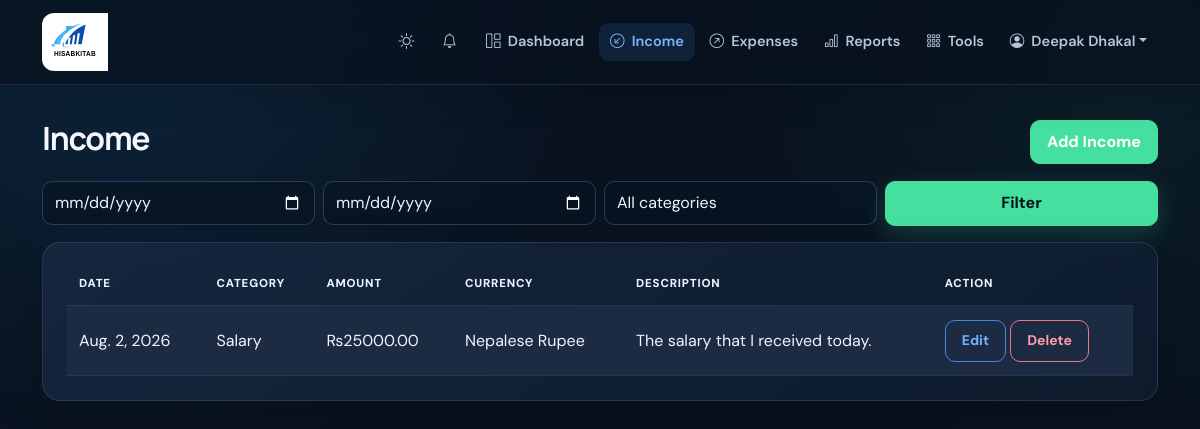
Before: /income/ (signed in) with the older database file.
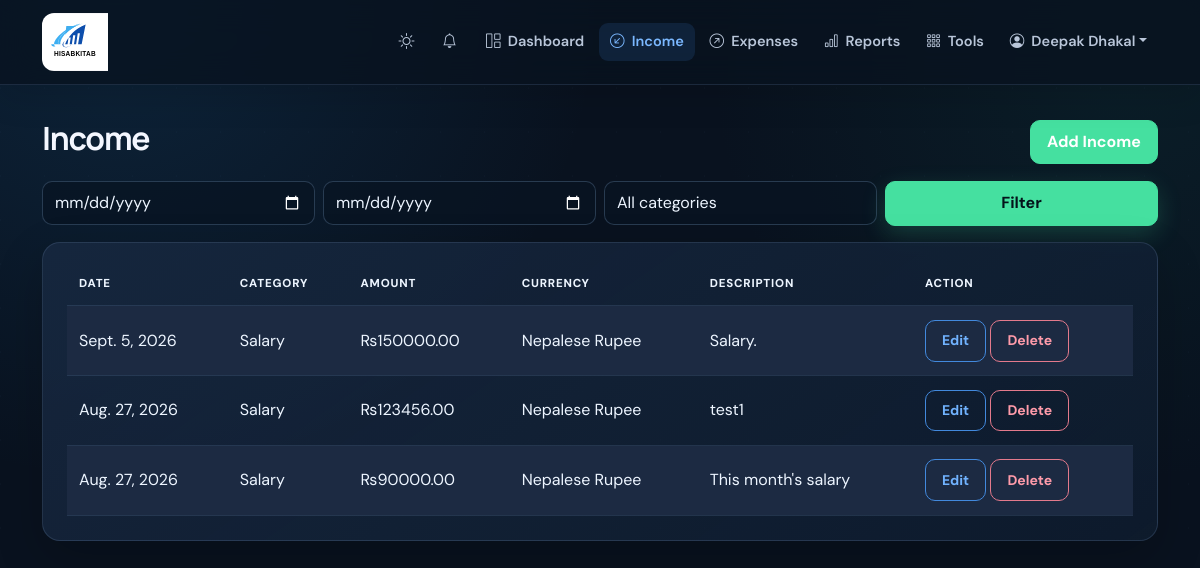
After: the same page with the newer database file.
### finance/models.py (models this page shows, shortened)
class User(AbstractUser):
    full_name = models.CharField(max_length=150, blank=True)
    email = models.EmailField(unique=True, validators=[validate_com_email])
    phone_number = models.CharField(max_length=16, unique=True, blank=True, null=True)
    reporting_currency = models.CharField(max_length=10, default='USD')
    profile_picture = models.ImageField(upload_to='profile_pictures/', blank=True)
    onboarding_complete = models.BooleanField(default=False)

class Income(models.Model):
    CURRENCY_CHOICES = (
        ('USD', 'US Dollar'),
        ('AUD', 'Australian Dollar'),
        ('EUR', 'Euro'),
        ('GBP', 'Pound Sterling'),
        ('IC', 'IC'),
        ('NPR', 'Nepalese Rupee'),
    )
    user = models.ForeignKey(User, on_delete=models.CASCADE, related_name='incomes')
    category = models.ForeignKey(Category, on_delete=models.PROTECT, related_name='incomes')
    amount = models.DecimalField(max_digits=10, decimal_places=2)
    currency = models.CharField(max_length=10, choices=CURRENCY_CHOICES, default='USD')
    date = models.DateField()
    description = models.CharField(max_length=255, blank=True)
    account = models.ForeignKey(Account, on_delete=models.SET_NULL, null=True, blank=True, related_name='incomes')
    tags = models.ManyToManyField(TransactionTag, blank=True, related_name='incomes')
    receipt = models.FileField(upload_to='receipts/income/', blank=True)
    created_at = models.DateTimeField(auto_now_add=True)
    updated_at = models.DateTimeField(auto_now=True)
    class Meta:
        ordering = ['-date', '-created_at']
        constraints = [
            models.CheckConstraint(condition=models.Q(amount__gt=0), name='income_amount_positive'),
        ]
    @property
    def currency_symbol(self):
        return {
            'USD': '$',
            'AUD': 'A$',
            'EUR': '€',
            'GBP': '£',
            'IC': 'IC',
            'NPR': '₨',
        }.get(self.currency, self.currency)

class Category(models.Model):
    CATEGORY_TYPES = (
        ('income', 'Income'),
        ('expense', 'Expense'),
    )
    user = models.ForeignKey(User, on_delete=models.CASCADE, related_name='categories')
    name = models.CharField(max_length=100)
    type = models.CharField(max_length=10, choices=CATEGORY_TYPES)
    created_at = models.DateTimeField(auto_now_add=True)
    class Meta:
        ordering = ['name']
        unique_together = ('user', 'name', 'type')

### finance/views.py (the view)
# urls.py: path('income/', views.income_list, name='income_list'),
@login_required
def income_list(request):
    incomes = Income.objects.filter(user=request.user).select_related('category')
    if request.GET.get('start_date'):
        incomes = incomes.filter(date__gte=request.GET['start_date'])
    if request.GET.get('end_date'):
        incomes = incomes.filter(date__lte=request.GET['end_date'])
    if request.GET.get('category'):
        incomes = incomes.filter(category_id=request.GET['category'])
    return render(request, 'finance/income_list.html', {'incomes': incomes, 'categories': Category.objects.filter(user=request.user, type='income')})

### finance/context_processors.py (called while the page is built)
def notifications(request):
    if not request.user.is_authenticated:
        return {}
    notification_qs = request.user.notifications.filter(is_read=False)
    return {
        'unread_notifications': notification_qs[:5],
        'unread_notification_count': notification_qs.count(),
    }

### finance/templates/finance/income_list.html (shortened to what this page needs)
{% extends 'finance/base.html' %}
{% block content %}
<div class="d-flex justify-content-between align-items-center mb-3">
    <h2>Income</h2>
    <a class="btn btn-success" href="{% url 'income_create' %}">Add Income</a>
</div>
<form method="get" class="row g-2 mb-3">
    <div class="col-md-3">
        <input id="income_start_date" type="date" class="form-control" name="start_date" value="{{ request.GET.start_date }}" placeholder="Start date">
    </div>
    <div class="col-md-3">
        <input id="income_end_date" type="date" class="form-control" name="end_date" value="{{ request.GET.end_date }}" placeholder="End date">
    </div>
    <div class="col-md-3">
        <select id="income_category" class="form-select" name="category">
            <option value="">All categories</option>
        </select>
    </div>
    <div class="col-md-3"><button class="btn btn-primary w-100" type="submit">Filter</button></div>
</form>
<div class="card shadow-sm p-4">
    {% if incomes %}<div class="table-responsive"><table class="table table-striped mobile-card-table">
        <thead><tr><th>Date</th><th>Category</th><th>Amount</th><th>Currency</th><th>Description</th><th>Action</th></tr></thead>
        <tbody>
            {% for income in incomes %}
            <tr>
                <td data-label="Date">{{ income.date }}</td><td data-label="Category">{{ income.category.name }}</td><td data-label="Amount">{{ income.currency_symbol }}{{ income.amount }}</td><td data-label="Currency">{{ income.get_currency_display }}</td><td data-label="Description">{{ income.description|default:'—' }}</td><td data-label="Actions"><a class="btn btn-sm btn-outline-primary" href="{% url 'income_update' income.id %}">Edit</a> <a class="btn btn-sm btn-outline-danger" href="{% url 'income_delete' income.id %}">Delete</a></td>
            </tr>
            {% endfor %}
        </tbody>
    </table></div>{% endif %}
</div>
{% endblock %}

### finance/templates/finance/base.html (shortened to what this page needs)
<!DOCTYPE html>
{% load static %}
<html lang="en">
<head>
    <link href="https://cdn.jsdelivr.net/npm/bootstrap@5.3.3/dist/css/bootstrap.min.css" rel="stylesheet">
    <link href="https://cdn.jsdelivr.net/npm/bootstrap-icons@1.11.3/font/bootstrap-icons.min.css" rel="stylesheet">
    <link href="{% static 'css/app.css' %}?v=5" rel="stylesheet">
</head>
<body class="{% block body_class %}{% endblock %}">
<nav class="navbar navbar-expand-lg site-nav">
    <div class="container">
        <a class="navbar-brand d-flex align-items-center" href="{% url 'dashboard' %}">
            <img src="{% static 'img/logo.svg' %}?v=2" alt="HisabKitab" class="brand-logo"/>
        </a>
        <div class="collapse navbar-collapse" id="navbarNav">
            <ul class="navbar-nav ms-auto align-items-lg-center gap-lg-1">
                <li class="nav-item"><button class="theme-toggle" type="button" data-theme-toggle aria-label="Switch color theme" title="Switch color theme"></button></li>
                {% if user.is_authenticated %}
                <li class="nav-item dropdown"><a class="nav-link position-relative" href="#" role="button" data-bs-toggle="dropdown" aria-label="Notifications"><i class="bi bi-bell"></i></a></li>
                <li class="nav-item" data-tour="dashboard"><a class="nav-link {% if request.resolver_match.url_name == 'dashboard' %}active{% endif %}" href="{% url 'dashboard' %}"><i class="bi bi-grid-1x2"></i> Dashboard</a></li>
                <li class="nav-item"><a class="nav-link {% if request.resolver_match.url_name == 'income_list' %}active{% endif %}" href="{% url 'income_list' %}"><i class="bi bi-arrow-down-left-circle"></i> Income</a></li>
                <li class="nav-item"><a class="nav-link {% if request.resolver_match.url_name == 'expense_list' %}active{% endif %}" href="{% url 'expense_list' %}"><i class="bi bi-arrow-up-right-circle"></i> Expenses</a></li>
                <li class="nav-item"><a class="nav-link {% if request.resolver_match.url_name == 'reports' %}active{% endif %}" href="{% url 'reports' %}"><i class="bi bi-bar-chart"></i> Reports</a></li>
                <li class="nav-item"><a class="nav-link {% if request.resolver_match.url_name == 'financial_tools' %}active{% endif %}" href="{% url 'financial_tools' %}"><i class="bi bi-grid-3x3-gap"></i> Tools</a></li>
                <li class="nav-item dropdown"><a class="nav-link dropdown-toggle" href="#" role="button" data-bs-toggle="dropdown"><i class="bi bi-person-circle"></i> {{ user.full_name|default:user.username }}</a></li>
                {% else %}<li class="nav-item"><a class="nav-link" href="{% url 'login' %}">Login</a></li><li class="nav-item"><a class="btn btn-primary btn-sm px-3 ms-lg-2" href="{% url 'register' %}">Get started</a></li>{% endif %}</ul>
        </div>
    </div>
</nav>
<main class="container app-content">
    {% block content %}{% endblock %}
</main>
</body>
</html>

Changed rows visible on the page:
removed Income: date "Aug. 2, 2026", category.name "Salary", currency_symbol "₨", amount "25000.00", currency "Nepalese Rupee", description "The salary that I received today."
added Income: date "Sept. 5, 2026", category.name "Salary", currency_symbol "₨", amount "150000.00", currency "Nepalese Rupee", description "Salary."
added Income: date "Aug. 27, 2026", category.name "Salary", currency_symbol "₨", amount "123456.00", currency "Nepalese Rupee", description "test1"
added Income: date "Aug. 27, 2026", category.name "Salary", currency_symbol "₨", amount "90000.00", currency "Nepalese Rupee", description "This month's salary"
